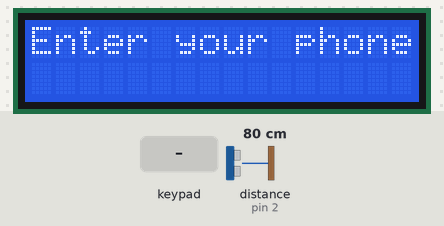
A sketch run on a simulated Arduino Uno, built with avr-gcc and run on an emulated ATmega328P. Shown: 16×2 character LCD. The inputs (shaded band) are chosen by the test bench; at power-on: distance to the obstacle (sensor on pin 2) 80 cm. The echo pulse lasts 58.3 µs per cm; EEPROM starts erased; what the sketch prints to the serial monitor is not drawn.

Above: at 1.2 s.
1.3 s: keypad keys 1 1 1 0 9 8 A pressed 0.4 s apart
At 5.0 s:
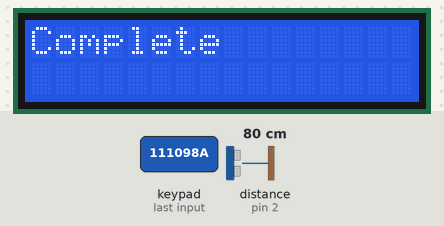
7.1 s: key 'B' pressed
At 7.7 s:
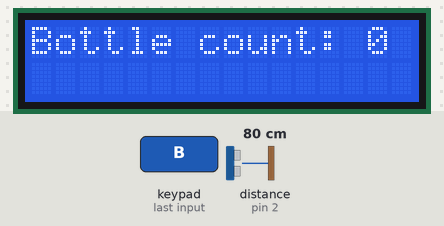
8.6 s: key '#' pressed
At 9.4 s:
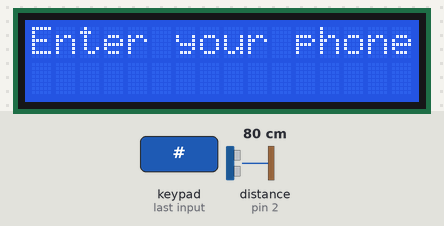
10.1 s: key 'C' pressed
At 11.5 s:
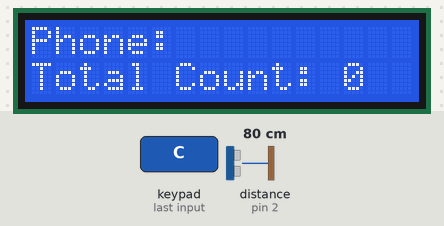
13.1 s: keypad keys 7 6 5 4 D pressed 0.4 s apart
At 16.6 s:
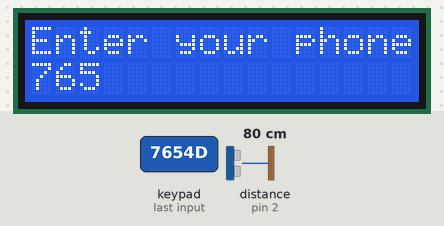
16.8 s: key 'A' pressed
At 17.2 s:
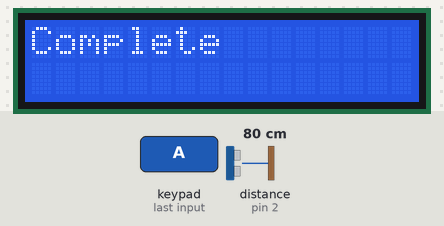
Timing chart, 0 to 19.8 s (numbered marks = the images above; inputs shaded):
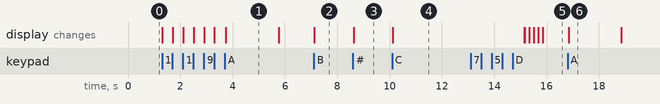

Measured:
- after the input at 1.3 s, the display: first changes at once (image 1 shows a later state)
- after the input at 7.1 s, the display: changes at once (image 2)
- after the input at 8.6 s, the display: changes at once (image 3)
- after the input at 10.1 s, the display: changes at once (image 4)
- after the input at 13.1 s, the display: first differs from a run without the input after 2.1 s (image 5 shows a later state)
- after the input at 16.8 s, the display: changes at once (image 6)
- what the display in image 1 shows lasts 2.1 s, from 3.7 s to 5.8 s

The sketch:

ihatearduino.ino
```cpp
  #include <Wire.h>
  #include <EEPROM.h>
  #include <LiquidCrystal_I2C.h>
  #include <Keypad.h>

  String phoneNumber = "";
  bool continueCheckSensors = false;
  unsigned long previousMillis = 0;
  const long interval = 400;  // Interval between sensor readings in milliseconds

  const int trigPin = 3;
  const int echoPin = 2;
  int bottleCount = 0;
  const byte ROWS = 4;
  const byte COLS = 4;

  void saveCountToEEPROM(int count, String number);
  void readCountFromEEPROM();
  void checkSensors();
  void displayInfoOnLCD();
  void checkPoints(); // Added function

  char customKeymap[ROWS][COLS] = {
    {'1', '2', '3', 'A'},
    {'4', '5', '6', 'B'},
    {'7', '8', '9', 'C'},
    {'*', '0', '#', 'D'}
  };

  LiquidCrystal_I2C lcd(0x27, 16, 2);
  byte rowPins[ROWS] = {11, 10, 9, 8};
  byte colPins[COLS] = {7, 6, 5, 4};
  Keypad keypad = Keypad(makeKeymap(customKeymap), rowPins, colPins, ROWS, COLS);

  #define MAX_PHONES 100

  struct PhoneData {
    String phoneNumber;
    int count;
  };

  PhoneData phoneData[MAX_PHONES];
  int phoneDataSize = 0;

  int findPhoneNumberIndex(String number) {
    for (int i = 0; i < phoneDataSize; ++i) {
      if (phoneData[i].phoneNumber == number) {
        return i;
      }
    }
    return -1;
  }

  void updatePhoneData(String number, int count) {
  int index = findPhoneNumberIndex(number);

  if (index != -1) {
    // Phone number found, update the count if changed
    phoneData[index].count += count;
    int address = index * sizeof(PhoneData);
    EEPROM.put(address, phoneData[index]);
  } else {
    if (phoneDataSize < MAX_PHONES) {
      // Phone number not found, add it to EEPROM
      phoneData[phoneDataSize].phoneNumber = number;
      phoneData[phoneDataSize].count = count;
      int address = phoneDataSize * sizeof(PhoneData);
      EEPROM.put(address, phoneData[phoneDataSize]);
      phoneDataSize++;
    } else {
      Serial.println("Maximum phone numbers reached!");
    }
  }
}


  void setup() {
    Serial.begin(9600);
    lcd.init();
    lcd.backlight();
    pinMode(trigPin, OUTPUT);
    pinMode(echoPin, INPUT);
    lcd.setCursor(0, 0);
    lcd.print("Enter your phone:");
    readCountFromEEPROM();
  }

  void loop() {
    char key = keypad.getKey();

    if (key != NO_KEY) {
      if (key == 'B') {
        Serial.println("B key pressed");
        lcd.clear();
        lcd.setCursor(0, 0);
        lcd.print("Bottle count: ");
        lcd.print(bottleCount);
        checkSensors();
        continueCheckSensors = true;
      } else if (key == 'C') {
        checkPoints(); // Invoke checkPoints function
      } else {
        if (isDigit(key)) {
          phoneNumber += key;
          lcd.setCursor(phoneNumber.length() - 1, 1);
          lcd.print(key);
          delay(10);
          Serial.println(key);
        } else if (key == 'D') {
          if (phoneNumber.length() > 0) {
            phoneNumber.remove(phoneNumber.length() - 1);
            lcd.setCursor(phoneNumber.length(), 1);
            lcd.print(" ");
            lcd.setCursor(phoneNumber.length(), 1);
            Serial.println("Deleted last digit");
          }
        } else if (key == 'A') {
          if (phoneNumber.length() > 0) {
            Serial.print("Entered phone number: ");
            Serial.println(phoneNumber);

            // Save the entered phone number directly without concatenating
            saveCountToEEPROM(1, phoneNumber);

            lcd.clear();
            lcd.print("Complete");
            delay(2000);
            lcd.clear();

            lcd.print("Enter your phone");
            lcd.setCursor(0, 1);
            phoneNumber = "";
          }
        }
      }
    }
  }

  void checkSensors() {
    while (true) {

      char key = keypad.getKey(); // Move this line inside the loop

      unsigned long duration, distance;

      digitalWrite(trigPin, LOW);
      delayMicroseconds(2);
      digitalWrite(trigPin, HIGH);
      delayMicroseconds(10);
      digitalWrite(trigPin, LOW);

      duration = pulseIn(echoPin, HIGH);
      distance = duration * 0.034 / 2;

      if (distance > 0 && distance < 50) {
        bottleCount++;
        Serial.print("Bottle count: ");
        Serial.println(bottleCount);
        Serial.println("run ran run");
        lcd.clear();
        lcd.setCursor(0, 0);
        lcd.print("Bottle count: ");
        lcd.print(bottleCount);

        delay(350);

          // Save bottle count to EEPROM with unique address based on the phone number
          saveCountToEEPROM(bottleCount, phoneNumber);
          updatePhoneData(phoneNumber, bottleCount);
      }

        if (key != NO_KEY && key == '#') {
        lcd.clear();
        bottleCount = 0;
        lcd.print("Enter your phone:");
        lcd.setCursor(0, 1);
        phoneNumber = "";
        Serial.println("Clear Display");
        break;  // Break out of the loop
      }
    }
  }


  void saveCountToEEPROM(int count, String number) {
    int phoneIndex = findPhoneNumberIndex(number);

    if (phoneIndex == -1) {
      // Phone number not found, add it to EEPROM
      if (phoneDataSize < MAX_PHONES) {
        int address = phoneDataSize * sizeof(PhoneData);
        EEPROM.put(address, PhoneData{number, count});
        phoneDataSize++;
      } else {
        Serial.println("Maximum phone numbers reached!");
      }
    } else {
      // Phone number found, update the count if changed
      int address = phoneIndex * sizeof(PhoneData);
      EEPROM.get(address, phoneData[phoneIndex]);

      if (phoneData[phoneIndex].count != count) {
        phoneData[phoneIndex].count = count;
        EEPROM.put(address, phoneData[phoneIndex]);
      }
    }
  }
  void readCountFromEEPROM() {
    for (int i = 0; i < phoneDataSize; ++i) {
      int address = i * sizeof(PhoneData);
      EEPROM.get(address, phoneData[i]);
    }

    Serial.println("Stored Data:");
    for (int i = 0; i < phoneDataSize; ++i) {
      Serial.print("Phone Number: ");
      Serial.print(phoneData[i].phoneNumber);
      Serial.print(", Count: ");
      Serial.println(phoneData[i].count);
    }
  }

  void displayInfoOnLCD() {
    lcd.clear();
    lcd.setCursor(0, 0);
    lcd.print("Phone: ");
    lcd.print(phoneNumber);

    lcd.setCursor(0, 1);
    lcd.print("Total Count: ");
    int total = 0;
    for (int i = 0; i < phoneDataSize; ++i) {
      if (phoneData[i].phoneNumber == phoneNumber) {
        total = phoneData[i].count;
        break;
      }
    }
    lcd.print(total);

    Serial.print("Phone: ");
    Serial.print(phoneNumber);
    Serial.print(", Total Count: ");
    Serial.println(total);

    delay(7500);
    lcd.clear();
    lcd.print("Enter your phone");
  }

  void checkPoints() {
  int index = findPhoneNumberIndex(phoneNumber);

  lcd.clear();
  lcd.setCursor(0, 0);
  lcd.print("Phone: ");
  lcd.print(phoneNumber);

  lcd.setCursor(0, 1);
  lcd.print("Total Count: ");

  if (index != -1) {
    // Update the total count based on stored data
    int total = phoneData[index].count;
    lcd.print(total);

    Serial.print("Phone: ");
    Serial.print(phoneNumber);
    Serial.print(", Total Count: ");
    Serial.println(total);
  } else {
    // Phone number not found, display 0 as the total count
    lcd.print("0");
  }

  delay(5000);
  lcd.clear();
  Serial.println("Clear Check");
  phoneNumber = "";
  lcd.print("Enter your phone");
}
```
